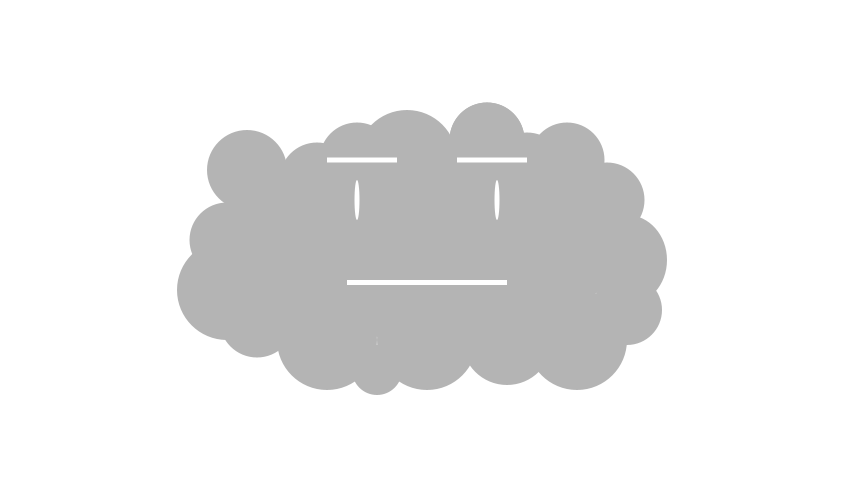
Frame 1 (no input)
Frame 60 (the mouse pressed at the canvas centre just before this capture): identical to frame 1, image omitted
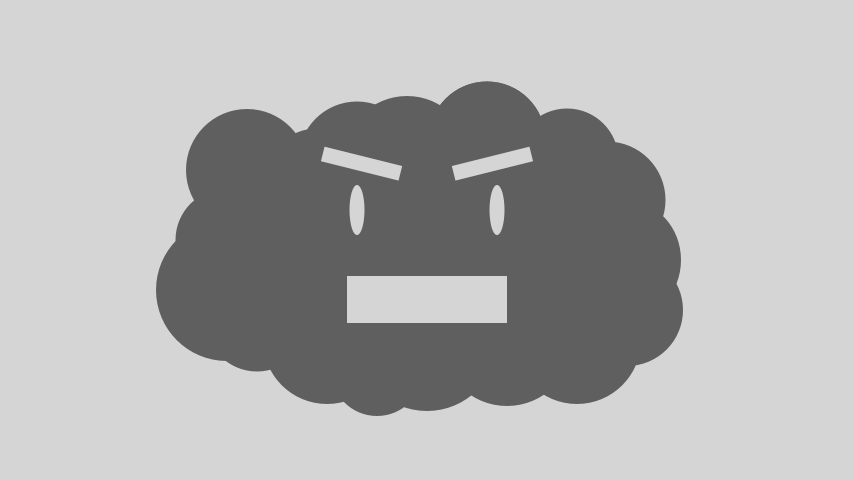
Frame 120 (the mouse held since frame 60 and released just before this capture)

The Processing sketch that drew these frames (run headless with seeded random() and noise(); from frame 60 on, the mouse is pressed at the canvas centre):

// Processing sketch: processing_87130
// ── processing_87130.pde

void setup() {

  size(854, 480);
}
void draw() {
  background(255-mouseX/10);
  //Cloud base
  noStroke();
  fill(180-mouseX/5);
  translate(width/2, height/2);
  ellipse(0, 0, 400, 200);//Base Ellipse
  ellipse(80, 100, 90+mouseX/10, 90+mouseX/10);// Bottom Right
  ellipse(150, 200/2, 100+mouseX/15, 100+mouseX/15);//2
  ellipse(0, 200/2, 100+mouseX/10, 100+mouseX/10);//3
  ellipse(-100, 200/2, 100+mouseX/15, 100+mouseX/15);//4
  ellipse(-50, 130, 50+mouseX/10, 50+mouseX/10);//small almost bottom middle left
  ellipse(-170, 80, 75+mouseX/15, 75+mouseX/15);
  ellipse(-200, 100/2, 100+mouseX/10, 100+mouseX/10);//Bottom Left
  ellipse(-200, 0, 75+mouseX/15, 75+mouseX/15);//6
  ellipse(-180, -70, 80+mouseX/10, 80+mouseX/10);//Top Left
  ellipse(-110, -60, 75+mouseX/15, 75+mouseX/15);//
  ellipse(-70, -80, 75+mouseX/10, 75+mouseX/10);//
  ellipse(-20, -80, 100+mouseX/15, 100+mouseX/15);//Top Middle
  ellipse(60, -100, 75+mouseX/10, 75+mouseX/10);
  ellipse(100, -70, 75+mouseX/15, 75+mouseX/15);
  ellipse(60, -100, 75+mouseX/10, 75+mouseX/10);
  ellipse(140, -80, 75+mouseX/15, 75+mouseX/15);
  ellipse(180, -40, 75+mouseX/10, 75+mouseX/10);//Top Right
  ellipse(200, 20, 80+mouseX/15, 90+mouseX/15);//Right
  ellipse(200, 70, 70+mouseX/10, 70+mouseX/10);

  //Cloud Face

  noStroke();
  fill(255-mouseX/10);
  pushMatrix();
  translate(-80, -80);
  rotate(radians(mouseX/30));
  rectMode(CENTER);
  rect(15, 0, 70+mouseX/40, 5+mouseX/40);
  popMatrix();
  pushMatrix();
  translate(80, -80);
  rotate(radians(-mouseX/30));
  rect(-15, 0, 70+mouseX/40, 5+mouseX/40);
  popMatrix();

  ellipse(-70, -40+mouseX/40, 5+mouseX/40, 40+mouseX/40);//left eye
  ellipse(70, -40+mouseX/40, 5+mouseX/40, 40+mouseX/40);//right eye
  rectMode(CORNER);

  rect(-80, 40-mouseX/100, 160, 5+mouseX/10);//mouth
}
